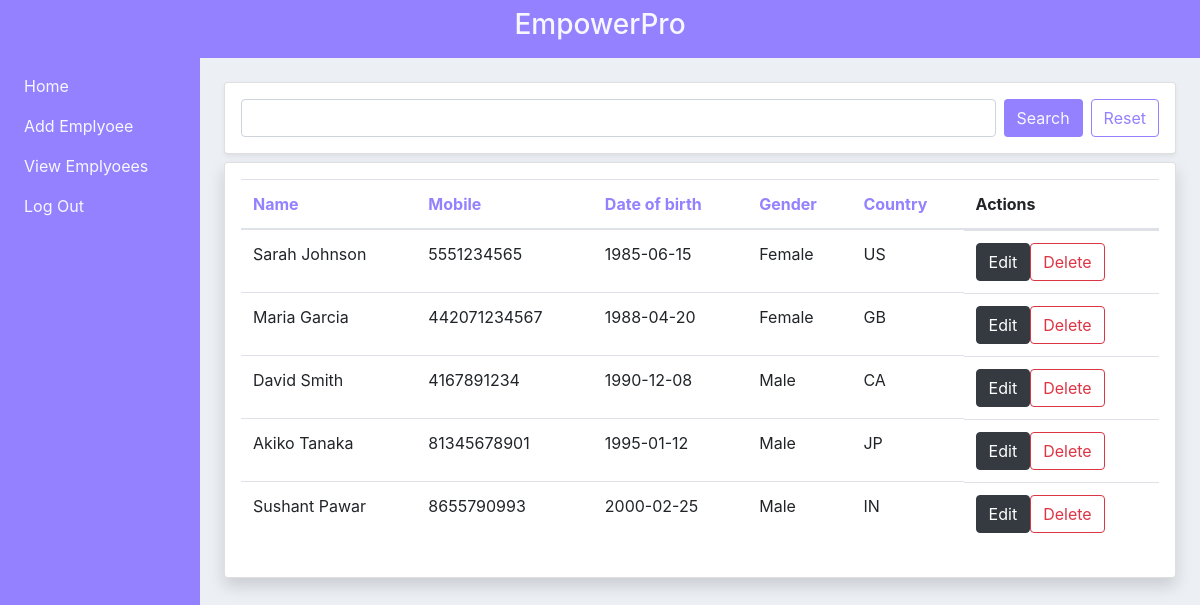
The app's page /view_emp/?sort=date_of_birth (signed in) with its own data.
### emp_app/models.py (models this page shows, shortened)
class UserProfile(models.Model):
    emplyoee_name = models.CharField(max_length=100)
    mobile_number = models.PositiveIntegerField()
    date_of_birth = models.DateTimeField()
    gender = models.CharField(max_length=10, choices=CHOICES)
    address = models.TextField(max_length=150)
    country = CountryField()
    is_AWS = models.BooleanField(default=False)
    is_Full_Stack_Developer = models.BooleanField(default=False)
    is_DevOps = models.BooleanField(default=False)

### emp_app/views.py (the view, shortened to what this page needs)
# urls.py: path('view_emp/', views.employee_view, name='employee_view'),
@login_required
def employee_view(request):
    sort = request.GET.get("sort")
    members = dir(UserProfile)
    if sort in members:
        emp = UserProfile.objects.order_by(sort)
    else:
        emp = UserProfile.objects.all()
    context = {"emp": emp}
    return render(request, "emp_app/employee_view.html", context)

### emp_app/templates/emp_app/employee_view.html (shortened to what this page needs)
{% extends "emp_app/backend.html" %}
{% block content %}
<div class="card p-3 mb-2 shadow-sm">
    <div>
        <form method="post" class="d-flex">
            <input name="search" class="form-control mr-2">
            <button type="submit" class="btn mr-2" style="background-color: #9381FF; color: #F8F7FF;">Search</button>
            <button type="submit" class="btn" style="border-color: #9381FF; color: #9381FF;">Reset</button>
        </form>
    </div>
</div>
<div class="card p-3 table-responsive shadow">
    <table class="table">
        <thead>
            <tr>
                <th><a href="?sort=emplyoee_name">Name</a></th>
                <th><a href="?sort=mobile_number">Mobile</a></th>
                <th><a href="?sort=date_of_birth">Date of birth</a></th>
                <th><a href="?sort=gender">Gender</a></th>
                <th><a href="?sort=country">Country</a></th>
                <th>Actions</th>
            </tr>
        </thead>
        <tbody>
            {% for emp in emp %}
            <tr>
                <td>{{ emp.emplyoee_name }}</td>
                <td>{{ emp.mobile_number }}</td>
                <td>{{ emp.date_of_birth|date:"Y-m-d" }}</td>
                <td>{{ emp.gender }}</td>
                <td>{{ emp.country }}</td>
                <td class="d-flex">
                    <a href="{% url 'employee-edit' %}{{ emp.id }}">
                        <button class="btn btn-dark" type="submit">Edit</button>
                    </a>
                    <form method="post">
                        <button class="btn btn-outline-danger" type="submit">Delete</button>
                    </form>
                </td>
            </tr>
            {% endfor %}
        </tbody>
    </table>
</div>
{% endblock content %}

### emp_app/templates/emp_app/employee_view.html (style rules this page uses)
a { color: #9381FF; }

### records on screen
UserProfile: emplyoee_name "Sarah Johnson", mobile_number "5551234565", date_of_birth "1985-06-15", gender "Female", country "US"
UserProfile: emplyoee_name "Maria Garcia", mobile_number "442071234567", date_of_birth "1988-04-20", gender "Female", country "GB"
UserProfile: emplyoee_name "David Smith", mobile_number "4167891234", date_of_birth "1990-12-08", gender "Male", country "CA"
UserProfile: emplyoee_name "Akiko Tanaka", mobile_number "81345678901", date_of_birth "1995-01-12", gender "Male", country "JP"
UserProfile: emplyoee_name "Sushant Pawar", mobile_number "8655790993", date_of_birth "2000-02-25", gender "Male", country "IN"
